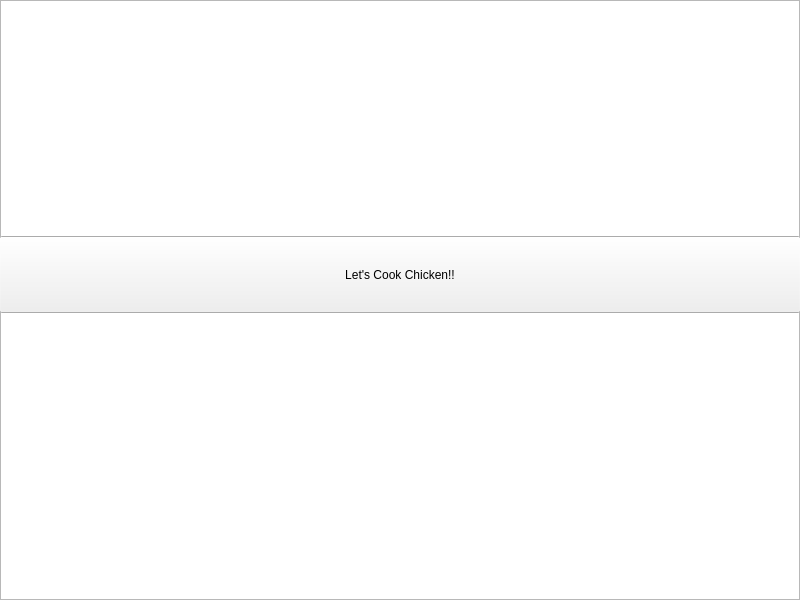
<?xml version="1.0" encoding="UTF-8"?>
<ui version="4.0">
 <class>StartPage</class>
 <widget class="QWidget" name="StartPage">
  <property name="geometry">
   <rect>
    <x>0</x>
    <y>0</y>
    <width>800</width>
    <height>600</height>
   </rect>
  </property>
  <property name="windowTitle">
   <string>Form</string>
  </property>
  <widget class="QGraphicsView" name="flags">
   <property name="enabled">
    <bool>true</bool>
   </property>
   <property name="geometry">
    <rect>
     <x>0</x>
     <y>0</y>
     <width>800</width>
     <height>600</height>
    </rect>
   </property>
  </widget>
  <widget class="QPushButton" name="startButton">
   <property name="geometry">
    <rect>
     <x>-1</x>
     <y>236</y>
     <width>802</width>
     <height>77</height>
    </rect>
   </property>
   <property name="text">
    <string>Let's Cook Chicken!!</string>
   </property>
  </widget>
 </widget>
 <resources/>
 <connections/>
</ui>
